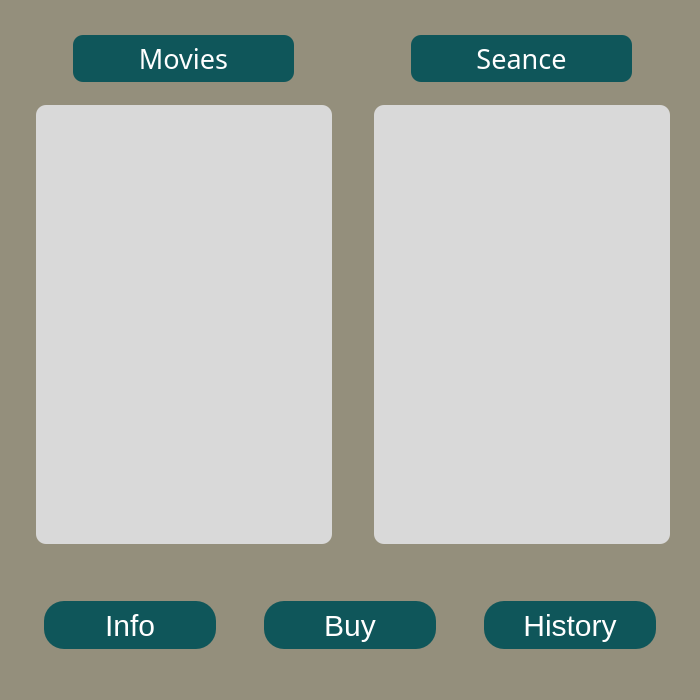
<?xml version="1.0" encoding="UTF-8"?>
<ui version="4.0">
 <class>Main_Window</class>
 <widget class="QWidget" name="Main_Window">
  <property name="geometry">
   <rect>
    <x>0</x>
    <y>0</y>
    <width>700</width>
    <height>700</height>
   </rect>
  </property>
  <property name="windowTitle">
   <string>Main Window</string>
  </property>
  <property name="styleSheet">
   <string notr="true">background-color: rgb(148, 143, 124);</string>
  </property>
  <widget class="QPushButton" name="history">
   <property name="geometry">
    <rect>
     <x>449</x>
     <y>470</y>
     <width>141</width>
     <height>51</height>
    </rect>
   </property>
   <property name="styleSheet">
    <string notr="true">QPushButton:hover{
	background-color: rgb(23, 137, 143);
	color: rgb(255, 255, 255);
	font-size: 30px;
	border-radius: 20px
}
QPushButton:pressed{
	background-color:rgb(14, 85, 89);
	color: rgb(255, 255, 255);
	font-size: 30px;
	border-radius: 20px
}
QPushButton{
background-color: rgb(15, 86, 90);
color: rgb(255, 255, 255);
font-size: 30px;
border-radius: 20px
}
</string>
   </property>
   <property name="text">
    <string>HISTORY</string>
   </property>
  </widget>
  <widget class="QPushButton" name="info">
   <property name="geometry">
    <rect>
     <x>60</x>
     <y>470</y>
     <width>130</width>
     <height>51</height>
    </rect>
   </property>
   <property name="styleSheet">
    <string notr="true">QPushButton:hover{
	background-color: rgb(23, 137, 143);
	color: rgb(255, 255, 255);
	font-size: 30px;
	border-radius: 20px
}
QPushButton:pressed{
	background-color:rgb(14, 85, 89);
	color: rgb(255, 255, 255);
	font-size: 30px;
	border-radius: 20px
}
QPushButton{
background-color: rgb(15, 86, 90);
color: rgb(255, 255, 255);
font-size: 30px;
border-radius: 20px
}
</string>
   </property>
   <property name="text">
    <string>INFO</string>
   </property>
  </widget>
  <widget class="QListWidget" name="movie_list">
   <property name="geometry">
    <rect>
     <x>36</x>
     <y>105</y>
     <width>296</width>
     <height>439</height>
    </rect>
   </property>
   <property name="styleSheet">
    <string notr="true">background-color: rgb(217, 217, 217);
border-radius: 10px;</string>
   </property>
  </widget>
  <widget class="QListWidget" name="seance_list">
   <property name="geometry">
    <rect>
     <x>374</x>
     <y>105</y>
     <width>296</width>
     <height>439</height>
    </rect>
   </property>
   <property name="styleSheet">
    <string notr="true">background-color: rgb(217, 217, 217);
border-radius: 10px;</string>
   </property>
  </widget>
  <widget class="QLabel" name="label">
   <property name="geometry">
    <rect>
     <x>73</x>
     <y>35</y>
     <width>221</width>
     <height>47</height>
    </rect>
   </property>
   <property name="font">
    <font>
     <family>Book Antiqua</family>
    </font>
   </property>
   <property name="styleSheet">
    <string notr="true">background-color: rgb(15, 86, 90);
border-radius: 10px;</string>
   </property>
   <property name="text">
    <string>&lt;html&gt;&lt;head/&gt;&lt;body&gt;&lt;p align=&quot;center&quot;&gt;&lt;span style=&quot; font-size:20pt; color:#ffffff;&quot;&gt;Movies&lt;/span&gt;&lt;/p&gt;&lt;/body&gt;&lt;/html&gt;</string>
   </property>
  </widget>
  <widget class="QLabel" name="label_2">
   <property name="geometry">
    <rect>
     <x>411</x>
     <y>35</y>
     <width>221</width>
     <height>47</height>
    </rect>
   </property>
   <property name="font">
    <font>
     <family>Book Antiqua</family>
    </font>
   </property>
   <property name="styleSheet">
    <string notr="true">background-color: rgb(15, 86, 90);
border-radius: 10px;</string>
   </property>
   <property name="text">
    <string>&lt;html&gt;&lt;head/&gt;&lt;body&gt;&lt;p align=&quot;center&quot;&gt;&lt;span style=&quot; font-size:20pt; color:#ffffff;&quot;&gt;Seance&lt;/span&gt;&lt;/p&gt;&lt;/body&gt;&lt;/html&gt;</string>
   </property>
  </widget>
  <widget class="QPushButton" name="info_2">
   <property name="geometry">
    <rect>
     <x>44</x>
     <y>601</y>
     <width>172</width>
     <height>48</height>
    </rect>
   </property>
   <property name="font">
    <font>
     <pointsize>-1</pointsize>
    </font>
   </property>
   <property name="styleSheet">
    <string notr="true">QPushButton:hover{
	background-color: rgb(23, 137, 143);
	color: rgb(255, 255, 255);
	font-size: 30px;
	border-radius: 20px
}
QPushButton:pressed{
	background-color:rgb(14, 85, 89);
	color: rgb(255, 255, 255);
	font-size: 30px;
	border-radius: 20px
}
QPushButton{
background-color: rgb(15, 86, 90);
color: rgb(255, 255, 255);
font-size: 30px;
border-radius: 20px
}
</string>
   </property>
   <property name="text">
    <string>Info</string>
   </property>
  </widget>
  <widget class="QPushButton" name="buy">
   <property name="geometry">
    <rect>
     <x>264</x>
     <y>601</y>
     <width>172</width>
     <height>48</height>
    </rect>
   </property>
   <property name="font">
    <font>
     <pointsize>-1</pointsize>
    </font>
   </property>
   <property name="styleSheet">
    <string notr="true">QPushButton:hover{
	background-color: rgb(23, 137, 143);
	color: rgb(255, 255, 255);
	font-size: 30px;
	border-radius: 20px
}
QPushButton:pressed{
	background-color:rgb(14, 85, 89);
	color: rgb(255, 255, 255);
	font-size: 30px;
	border-radius: 20px
}
QPushButton{
background-color: rgb(15, 86, 90);
color: rgb(255, 255, 255);
font-size: 30px;
border-radius: 20px
}
</string>
   </property>
   <property name="text">
    <string>Buy</string>
   </property>
  </widget>
  <widget class="QPushButton" name="history_2">
   <property name="geometry">
    <rect>
     <x>484</x>
     <y>601</y>
     <width>172</width>
     <height>48</height>
    </rect>
   </property>
   <property name="font">
    <font>
     <pointsize>-1</pointsize>
    </font>
   </property>
   <property name="styleSheet">
    <string notr="true">QPushButton:hover{
	background-color: rgb(23, 137, 143);
	color: rgb(255, 255, 255);
	font-size: 30px;
	border-radius: 20px
}
QPushButton:pressed{
	background-color:rgb(14, 85, 89);
	color: rgb(255, 255, 255);
	font-size: 30px;
	border-radius: 20px
}
QPushButton{
background-color: rgb(15, 86, 90);
color: rgb(255, 255, 255);
font-size: 30px;
border-radius: 20px
}
</string>
   </property>
   <property name="text">
    <string>History</string>
   </property>
  </widget>
 </widget>
 <resources/>
 <connections/>
</ui>
